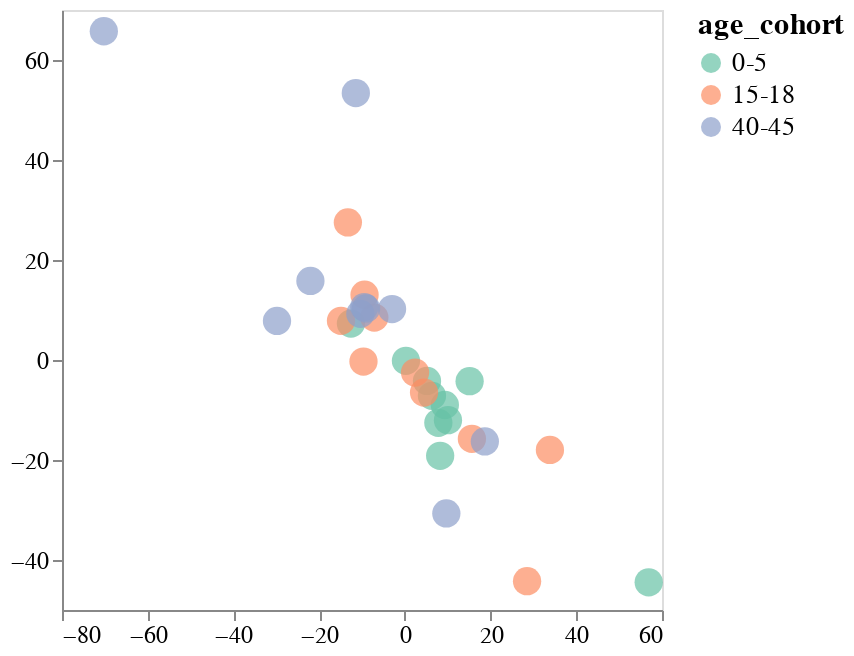

This figure's notebook cell:
### Markdown cell above
### Age-dependent trends are inverted when we group by AA-level escape scores

### Code cell
mds_and_plot(escape_df, site_or_aa='site', p=1, 
             dissimilarity_method='one_minus', mds_random_state=7)

### Figure 1 — Vega-Lite specification as saved in the notebook (floating-point values rounded to 4 significant figures)
{"config": {"view": {"continuousWidth": 300, "continuousHeight": 300}, "axis": {"grid": false, "labelFontSize": 12, "title": null}, "legend": {"labelFontSize": 13, "titleFontSize": 15}}, "data": {"name": "data-416e4df01e5c54f8373f0db6ac09f235"}, "mark": {"type": "circle", "opacity": 0.7, "size": 200}, "encoding": {"color": {"field": "age_cohort", "scale": {"scheme": "set2"}, "type": "nominal"}, "detail": {"field": "serum", "type": "nominal"}, "tooltip": [{"field": "serum", "type": "nominal"}, {"field": "age_cohort", "type": "nominal"}], "x": {"field": "x_coord", "scale": {"padding": 5}, "type": "quantitative"}, "y": {"field": "y_coord", "scale": {"padding": 5}, "type": "quantitative"}}, "$schema": "https://vega.github.io/schema/vega-lite/v5.8.0.json", "datasets": {"data-416e4df01e5c54f8373f0db6ac09f235": [{"serum": "2367", "x_coord": 5.164, "y_coord": -4.195, "age_cohort": "0-5"}, {"serum": "3944", "x_coord": 15.11, "y_coord": -4.236, "age_cohort": "0-5"}, {"serum": "2462", "x_coord": 6.322, "y_coord": -7.167, "age_cohort": "0-5"}, {"serum": "2389", "x_coord": 9.331, "y_coord": -8.997, "age_cohort": "0-5"}, {"serum": "2323", "x_coord": 8.236, "y_coord": -19.17, "age_cohort": "0-5"}, {"serum": "2388", "x_coord": 7.816, "y_coord": -12.56, "age_cohort": "0-5"}, {"serum": "2463", "x_coord": 10.06, "y_coord": -12.04, "age_cohort": "0-5"}, {"serum": "3973", "x_coord": 0.2547, "y_coord": -0.1566, "age_cohort": "0-5"}, {"serum": "4299", "x_coord": -12.58, "y_coord": 7.295, "age_cohort": "0-5"}, {"serum": "4584", "x_coord": 56.9, "y_coord": -44.45, "age_cohort": "0-5"}, {"serum": "2343", "x_coord": -14.91, "y_coord": 7.842, "age_cohort": "15-18"}, {"serum": "2350", "x_coord": 2.38, "y_coord": -2.509, "age_cohort": "15-18"}, {"serum": "2365", "x_coord": 4.478, "y_coord": -6.52, "age_cohort": "15-18"}, {"serum": "2380", "x_coord": 15.64, "y_coord": -15.76, "age_cohort": "15-18"}, {"serum": "2382", "x_coord": -7.123, "y_coord": 8.486, "age_cohort": "15-18"}, {"serum": "3866", "x_coord": 28.52, "y_coord": -44.24, "age_cohort": "15-18"}, {"serum": "3856", "x_coord": -13.3, "y_coord": 27.52, "age_cohort": "15-18"}, {"serum": "3857", "x_coord": -9.404, "y_coord": 13.05, "age_cohort": "15-18"}, {"serum": "3862", "x_coord": -9.656, "y_coord": -0.324, "age_cohort": "15-18"}, {"serum": "3895", "x_coord": 33.85, "y_coord": -17.99, "age_cohort": "15-18"}, {"serum": "33C", "x_coord": -10.38, "y_coord": 9.243, "age_cohort": "40-45"}, {"serum": "34C", "x_coord": 18.66, "y_coord": -16.3, "age_cohort": "40-45"}, {"serum": "197C", "x_coord": -9.461, "y_coord": 10.58, "age_cohort": "40-45"}, {"serum": "199C", "x_coord": -2.99, "y_coord": 10.19, "age_cohort": "40-45"}, {"serum": "215C", "x_coord": -9.053, "y_coord": 10.32, "age_cohort": "40-45"}, {"serum": "210C", "x_coord": -70.24, "y_coord": 65.75, "age_cohort": "40-45"}, {"serum": "74C", "x_coord": -11.44, "y_coord": 53.38, "age_cohort": "40-45"}, {"serum": "68C", "x_coord": -29.83, "y_coord": 7.816, "age_cohort": "40-45"}, {"serum": "150C", "x_coord": 9.679, "y_coord": -30.68, "age_cohort": "40-45"}, {"serum": "18C", "x_coord": -22.04, "y_coord": 15.82, "age_cohort": "40-45"}]}}
